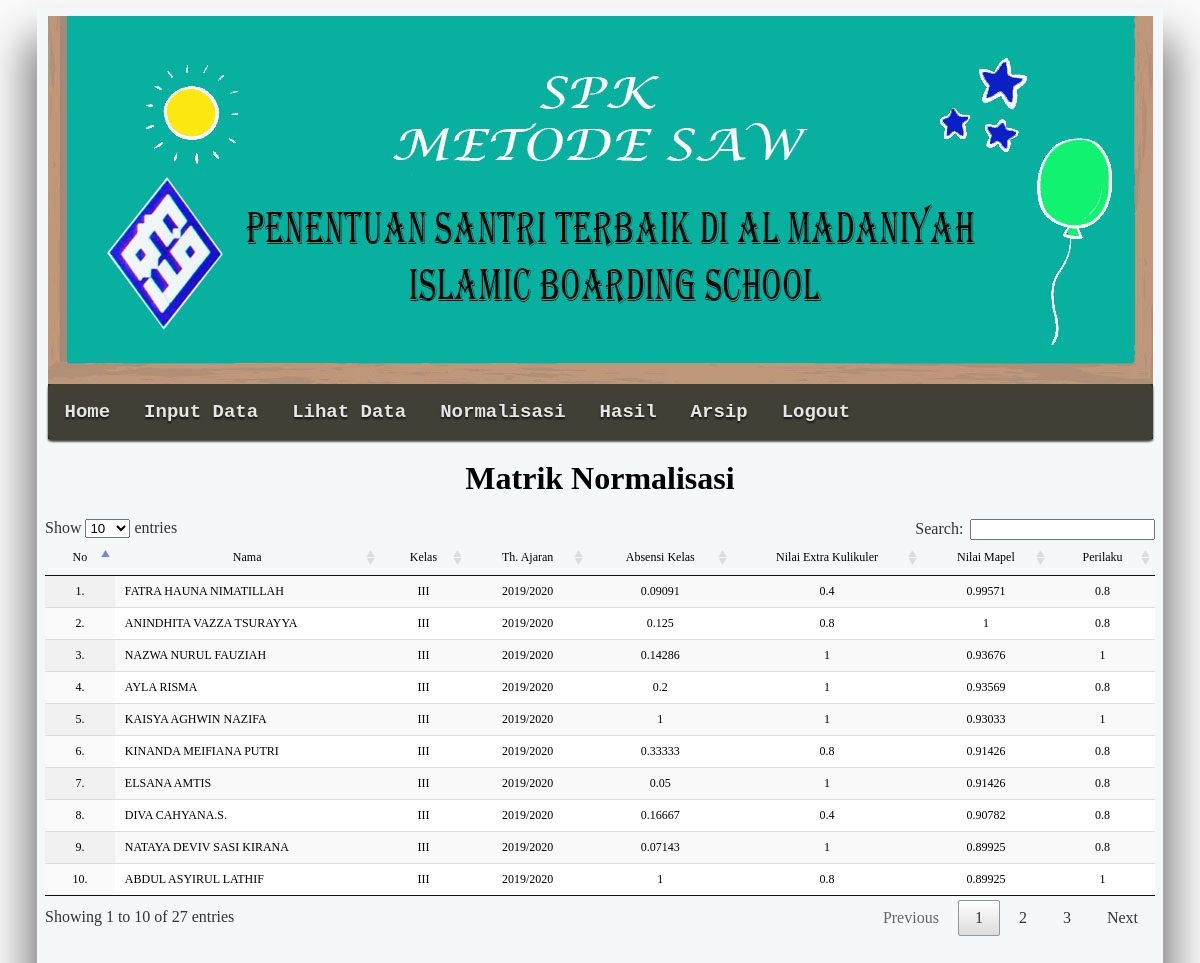
The page /normalisasi.php (signed in) on the database its author committed.
### tables this page shows
CREATE TABLE `tbl_matrik` (
  `id_matrik` int(11) NOT NULL,
  `nik` int(11) NOT NULL,
  `kriteria1_absensi` int(11) NOT NULL,
  `kriteria2_extrakulikuler` int(11) NOT NULL,
  `kriteria3_mapel` float NOT NULL,
  `kriteria4_perilaku` int(11) NOT NULL,
  `status` tinyint(4) NOT NULL DEFAULT 0
);

CREATE TABLE `tbl_santri` (
  `id_santri` int(11) NOT NULL,
  `nik` int(11) NOT NULL,
  `nis` int(11) NOT NULL,
  `nama` varchar(50) NOT NULL,
  `kelas` varchar(5) NOT NULL,
  `th_ajaran` varchar(50) NOT NULL,
  `alamat` varchar(50) NOT NULL,
  `status` tinyint(4) NOT NULL DEFAULT 0
);

### normalisasi.php (the view, shortened to what this page needs)
<?php
require_once"koneksi.php";
	$crMax = mysqli_query($koneksi, "SELECT
		min(kriteria1_absensi) as minK1,
		max(kriteria2_extrakulikuler) as maxK2,
		max(kriteria3_mapel) as maxK3,
		max(kriteria4_perilaku) as maxK4
		FROM tbl_matrik WHERE status='0'");
	$max = mysqli_fetch_array($crMax);
	function getNama($id){
		include("koneksi.php");
		$q =mysqli_query($koneksi, "SELECT * FROm tbl_santri where nik='$id' AND status='0'");
		$d = mysqli_fetch_array($q);
		return $d['nama'];
	}
	function getKelas($id){
		include("koneksi.php");
		$k =mysqli_query($koneksi, "SELECT * FROm tbl_santri where nik='$id' AND status='0'");
		$kls = mysqli_fetch_array($k);
		return $kls['kelas'];
	}
	function getTh_ajaran($id){
		include("koneksi.php");
		$l =mysqli_query($koneksi, "SELECT * FROm tbl_santri where nik='$id' AND status='0'");
		$th = mysqli_fetch_array($l);
		return $th['th_ajaran'];
	}
?>
<html>
<head>
	<link rel="stylesheet" type="text/css" href="assets/css/jquery.dataTables.css">
	<link rel="stylesheet" href="css/style.css" type="text/css" />
	<link rel="stylesheet" href="css/menu.css" type="text/css" media="screen">
</head>
<body>
	<?php include'templates/header.php'; ?>
			<h1>Matrik Normalisasi</h1>
			<table id='example' class='display' cellspacing='0' width='100%'>
				<thead>
					<tr align='center'>
						<td>No</td>
						<td>Nama</td>
						<td>Kelas</td>
						<td>Th. Ajaran</td>
						<td>Absensi Kelas</td>
						<td>Nilai Extra Kulikuler</td>
						<td>Nilai Mapel</td>
						<td>Perilaku</td>
					</tr>
				</thead>
				<?php
				$no = 1;
				$sql2 = mysqli_query($koneksi, "SELECT * FROM tbl_matrik WHERE status='0'");
				while($dt2 = mysqli_fetch_array($sql2)): ?>
					<tr>
						<td align='center'><?= $no++; ?>.</td>
						<td><?= getNama($dt2['nik']); ?></td>
						<td align='center'><?= getKelas($dt2['nik']); ?></td>
						<td align="center"><?= getTh_ajaran($dt2['nik']); ?></td>
						<td align='center'><?= round($max['minK1']/$dt2['kriteria1_absensi'], 5); ?></td>
						<td align='center'><?= round($dt2['kriteria2_extrakulikuler']/$max['maxK2'], 5); ?></td>
						<td align='center'><?= round($dt2['kriteria3_mapel']/$max['maxK3'], 5); ?></td>
						<td align='center'><?= round($dt2['kriteria4_perilaku']/$max['maxK4'], 5); ?></td>
					</tr>
				<?php
				endwhile;
				?>
				</table>
			</div>
		</div>
</body>
</html>

### templates/header.php
<div id="content" align="center">
	<div class="body">
		<div class="header">
			<img src="images/kop.jpg">
		</div>
		<div class="menu">
			<ul id="nav">
				<li><a href="home.php">Home</a></li>
				<li><a href="input.php">Input Data</a></li>
				<li><a href="view.php">Lihat Data</a></li>
				<li><a href="normalisasi.php">Normalisasi</a></li>
				<li><a href="rangking.php">Hasil</a></li>
				<li><a href="arsip.php">Arsip</a></li>
				<li><a href="proses/logout.php" onclick="return confirm('Yakin akan keluar?')">Logout</a></li>
			</ul><br><br>
		</div>

### css/style.css (style rules this page uses)
body { background:#fbfbfb; }
.body { background:#f4f8f9; min-height:950px; width:1110px; display:block; padding: 8px 8px 8px 8px; clear: both; box-shadow:0px 40px 40px 10px rgba(0,0,0, .5); border-radius: 13px 0px 13px 13px; -moz-border-radius: 13px; -webkit-border-radius: 0px; }
.header { border: 0px solid #14afca; background:#CCC; min-height:170px; width:1105px; border-radius: 0px; -moz-border-radius: 16px; -webkit-border-radius: 16px; }
.menu { border-top:hidden; border: 0px solid #fbfbfb; background:#2e2d2b; font-family:"Courier New", Courier, monospace; text-align:right; font-size:16px; color:black; text-align:center; height:55px; width:1105px; border-radius: 13px; border-radius:0px 0px 0px 0px; box-shadow:0 2px 2px rgba(0,0,0, .5); }
table, tr, td { font-size: 12px; }

### css/menu.css (style rules this page uses)
#nav { display:inline-block; width:1105; height:56; font-family:"Courier New", Courier, monospace; font-size:19px; margin:0px auto; padding:0; background:#413f36; border: 0px solid #fcfdfc; border-radius:0px 0px 0px 0px; -moz-border-radius:0px; -webkit-border-radius:5px; box-shadow:0 2px 2px rgba(0,0,0, .2); -webkit-box-shadow:0 2px 2px rgba(0,0,0, .5); }
#nav li { margin:5px; float:left; position:relative; list-style:none; }
#nav a { font-weight:bold; color:#e7e5e5; text-decoration:none; display:block; padding:12px; border-radius:0px; -moz-border-radius:10px; -webkit-border-radius:10px; text-shadow:0 2px 2px rgba(0,0,0, .7); }

### normalisasi.php (style rules this page uses)
table, tr, td { font-size: 12px; }

### rows shown on the page
tbl_matrik: nik.nama "FATRA HAUNA NIMATILLAH", nik.kelas "III", nik.th_ajaran "2019/2020", kriteria1_absensi "0.09091", maxK2 "0.4", maxK3 "0.99571", maxK4 "0.8"
tbl_matrik: nik.nama "ANINDHITA VAZZA TSURAYYA", nik.kelas "III", nik.th_ajaran "2019/2020", kriteria1_absensi "0.125", maxK2 "0.8", maxK3 "1", maxK4 "0.8"
tbl_matrik: nik.nama "NAZWA NURUL FAUZIAH", nik.kelas "III", nik.th_ajaran "2019/2020", kriteria1_absensi "0.14286", maxK2 "1", maxK3 "0.93676", maxK4 "1"
tbl_matrik: nik.nama "AYLA RISMA", nik.kelas "III", nik.th_ajaran "2019/2020", kriteria1_absensi "0.2", maxK2 "1", maxK3 "0.93569", maxK4 "0.8"
tbl_matrik: nik.nama "KAISYA AGHWIN NAZIFA", nik.kelas "III", nik.th_ajaran "2019/2020", kriteria1_absensi "1", maxK2 "1", maxK3 "0.93033", maxK4 "1"
tbl_matrik: nik.nama "KINANDA MEIFIANA PUTRI", nik.kelas "III", nik.th_ajaran "2019/2020", kriteria1_absensi "0.33333", maxK2 "0.8", maxK3 "0.91426", maxK4 "0.8"
tbl_matrik: nik.nama "ELSANA AMTIS", nik.kelas "III", nik.th_ajaran "2019/2020", kriteria1_absensi "0.05", maxK2 "1", maxK3 "0.91426", maxK4 "0.8"
tbl_matrik: nik.nama "DIVA CAHYANA.S.", nik.kelas "III", nik.th_ajaran "2019/2020", kriteria1_absensi "0.16667", maxK2 "0.4", maxK3 "0.90782", maxK4 "0.8"
tbl_matrik: nik.nama "NATAYA DEVIV SASI KIRANA", nik.kelas "III", nik.th_ajaran "2019/2020", kriteria1_absensi "0.07143", maxK2 "1", maxK3 "0.89925", maxK4 "0.8"
tbl_matrik: nik.nama "ABDUL ASYIRUL LATHIF", nik.kelas "III", nik.th_ajaran "2019/2020", kriteria1_absensi "1", maxK2 "0.8", maxK3 "0.89925", maxK4 "1"
